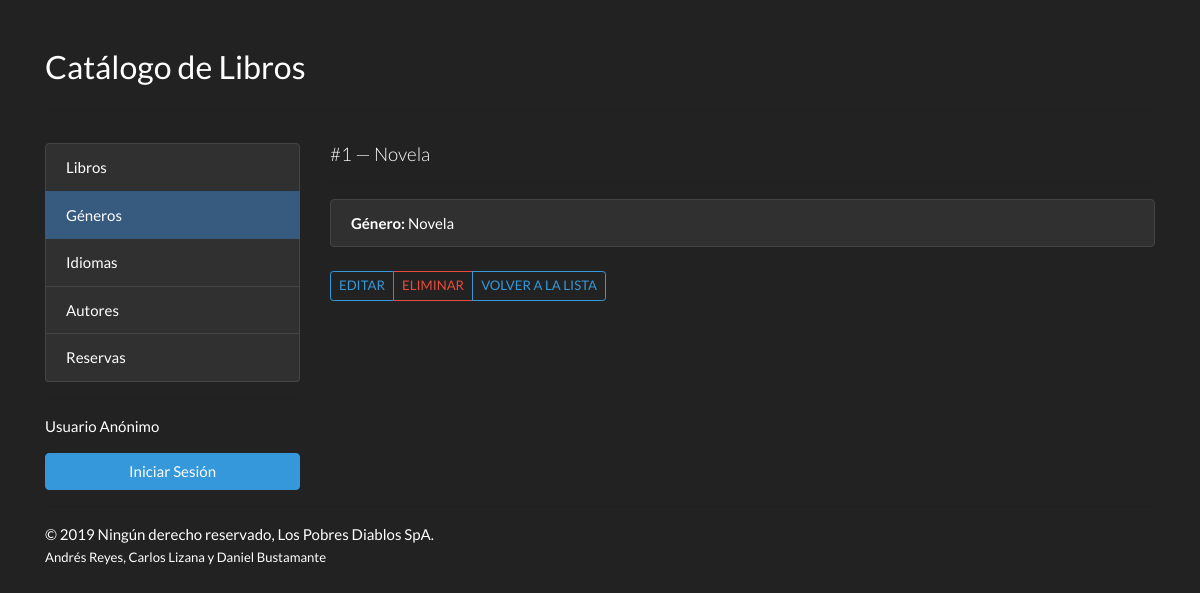
Before: /genres/detail/1/ with the older database file.
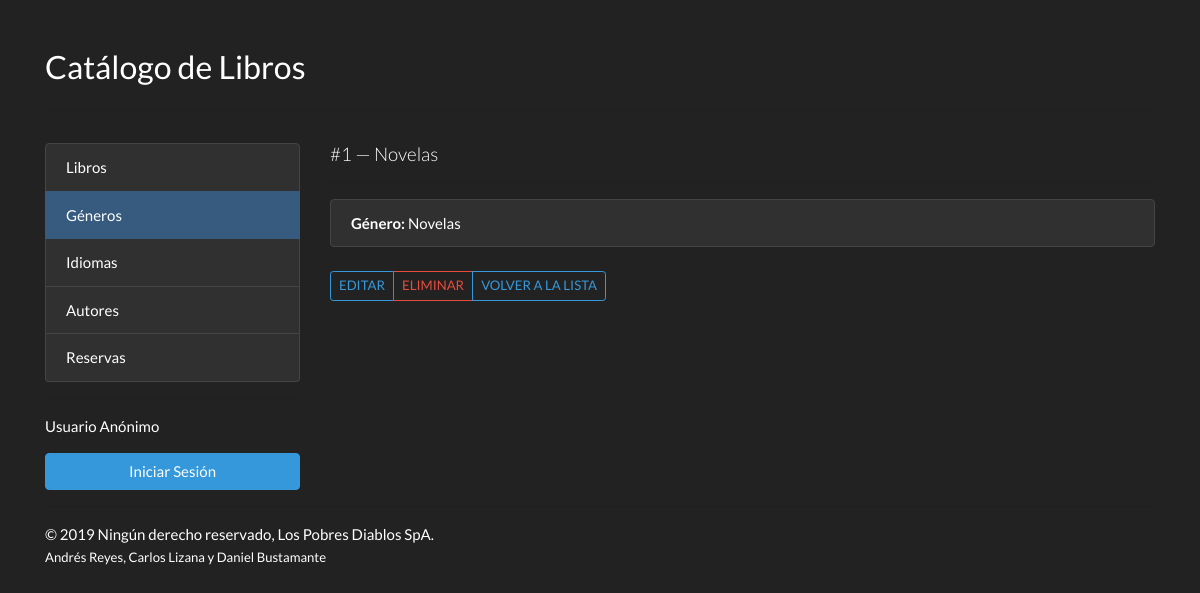
After: the same page with the newer database file.
### catalog/models.py (models this page shows, shortened)
class Genre(models.Model):
    name = models.CharField(max_length=30)

### catalog/views.py (the view)
# urls.py: url(r'^genres/detail/(?P<pk>\d+)/$', GenreDetail.as_view(), name='genres_detail'),
class GenreDetail(DetailView):
    model = Genre
    template_name = 'genres/genres_detail.html'

### catalog/templates/genres/genres_detail.html (shortened to what this page needs)
<!doctype html>
<html lang="en">
<head>
    <link rel="stylesheet" href="https://stackpath.bootstrapcdn.com/bootswatch/4.3.1/darkly/bootstrap.min.css"/>
</head>
<body>
<div class="container">
    <div class="row">
        <div class="col pt-5">
            <h3>Catálogo de Libros</h3>
        </div>
    </div>
    <hr class="pb-3"/>
    <div class="row">
        <div class="col-lg-3 order-2 order-lg-1">
            <div class="list-group">
                <a href="{% url 'catalog:books_list' %}" class="list-group-item list-group-item-action ">Libros</a>
                <a href="{% url 'catalog:genres_list' %}" class="list-group-item list-group-item-action active">Géneros</a>
                <a href="{% url 'catalog:languages_list' %}" class="list-group-item list-group-item-action">Idiomas</a>
                <a href="{% url 'catalog:authors_list' %}" class="list-group-item list-group-item-action ">Autores</a>
                <a href="{% url 'catalog:reservations_list' %}"
                   class="list-group-item list-group-item-action">Reservas</a>
            </div>
            <hr />
            {% if user.is_authenticated %}
              Hola {{ user.username }}!
              <p><a class="btn btn-block btn-danger"  href="{% url 'logout' %}"><i class="fad fa-user"></i> Cerrar Sesión</a></p>
            {% else %}
              <p>Usuario Anónimo</p>
              <a class="btn btn-block btn-info" href="{% url 'login' %}"> Iniciar Sesión</a>
            {% endif %}
        </div>
        <div class="col-lg-9 order-1 order-lg-2">
            <h5 class="font-weight-light">#{{ genre.id }} — {{ genre.name }}</h5>
            <hr />
            <ul class="list-group pb-4">
                <li class="list-group-item"><strong>Género:</strong> {{ genre.name }}</li>
            </ul>
            <div class="btn-group" role="group">
                <a href="{% url 'catalog:genres_update' genre.id %}" class="btn btn-sm btn-outline-info float-right text-uppercase">Editar </a>
                <a href="{% url 'catalog:genres_delete' genre.id %}" class="btn btn-sm btn-outline-danger float-right text-uppercase">Eliminar </a>
                <a href="{% url 'catalog:genres_list' %}" class="btn btn-sm btn-outline-info float-right text-uppercase">Volver a la Lista </a>
            </div>
        </div>
    </div>
    <hr/>
    &copy; 2019 Ningún derecho reservado, Los Pobres Diablos SpA.<br><small>Andrés Reyes, Carlos Lizana y Daniel
    Bustamante</small>
</div>
</body>
</html>

Changed rows visible on the page:
changed Genre id 1: name "Novela" → "Novelas"
